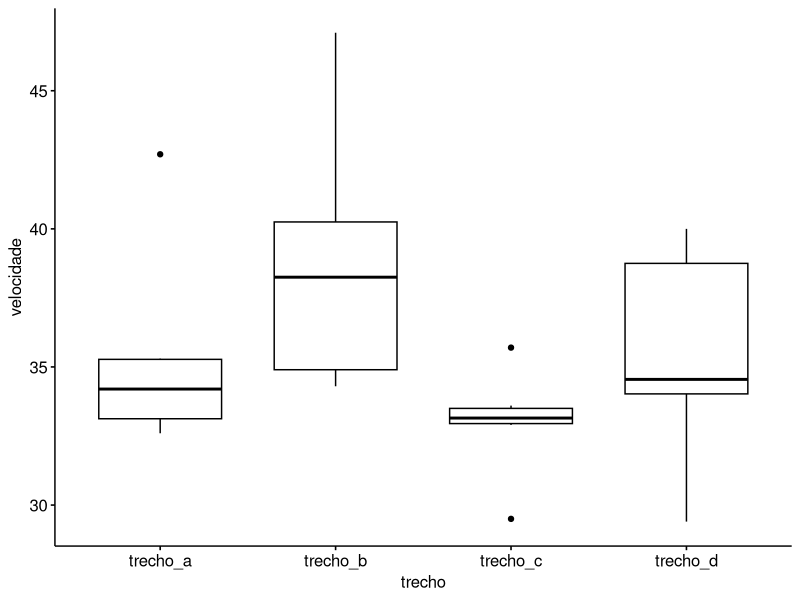

This chart was generated by the following R code: (Note: this script raises an error after producing the figure.)
library(tidyverse)
library(ggpubr)
library(rstatix)

library(readxl)
velocidade_atletas <- read_excel("velocidade_atletas.xlsx")

dados <- velocidade_atletas

# Convertendo longo
dados_longo <- dados %>%
  gather(key = "trecho",
         value = "velocidade",
         trecho_a, trecho_b, trecho_c, trecho_d) %>%
  convert_as_factor(atleta, trecho)

# Estatística Descritiva
dados_longo %>%
  group_by(trecho) %>%
  get_summary_stats(velocidade, type = "full")

# Visualização
dados_longo %>%
  ggboxplot(x = "trecho", y = "velocidade")




# Computando o teste
dados_longo %>%
  group_by(trecho) %>%
  shapiro_test(velocidade)

# p = 0.005533 é menor que 0.05, ou seja, foi significativo.
teste_friedman <- dados_longo %>%
  friedman_test(velocidade ~ trecho | atleta)

# Tamanho do efeito
dados_longo %>%
  friedman_effsize(velocidade ~ trecho | atleta)

# Comparações Múltiplas
# Mas as comparações dois a dois não apresentaram p valor significativo.
comparacoes <- dados_longo %>%
  wilcox_test(velocidade ~ trecho,
              paired = TRUE,
              p.adjust.method = "bonferroni")


# Gráfico final
comparacoes <- comparacoes %>% 
  add_xy_position(x = "trecho")

comparacoes$y.position <- c(7, 6.6, 6.5)

ggboxplot(dados_longo, x = "trecho", 
          y = "velocidade", 
          add = "jitter",
          bxp.errorbar = TRUE) +
  stat_pvalue_manual(comparacoes, hide.ns = TRUE) +
  labs(
    subtitle = get_test_label(teste_friedman, type = "expression", detailed = TRUE),
    caption = get_pwc_label(comparacoes, type = "expression"),
    x = "Trechos", y = "Velocidades"
  )
